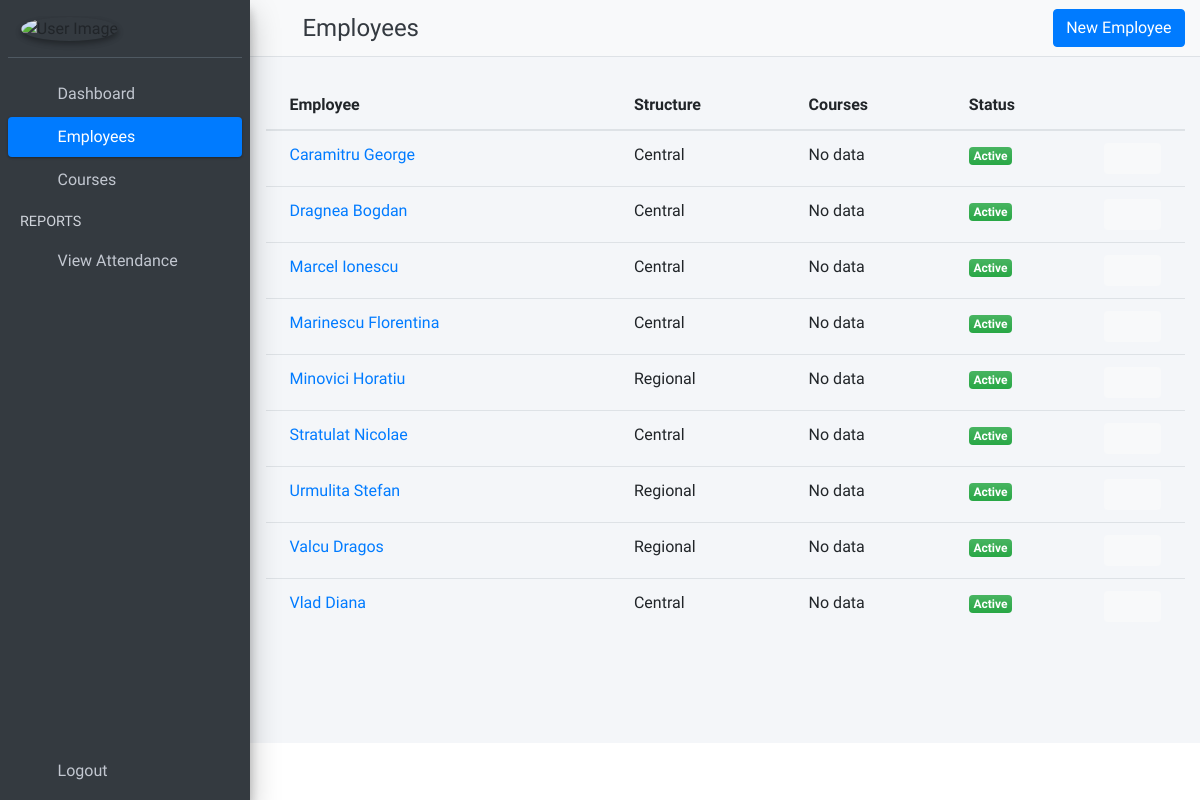
The page /employees on the database its author committed.
### CMS_app/models.py (models this page shows, shortened)
class Employee(models.Model):
    structure_options = [('Central', 'Central'), ('Regional', 'Regional')]
    id = models.AutoField(primary_key=True)
    first_name = models.CharField(max_length=64)
    last_name = models.CharField(max_length=64)
    email = models.EmailField(blank=True, max_length=128)
    structure = models.CharField(choices=structure_options, max_length=8)
    active = models.BooleanField(default=True)
    created_at = models.DateTimeField(auto_now_add=True)
    updated_at = models.DateTimeField(auto_now_add=True)
    objects = models.Manager()
    class Meta:
        ordering = ["last_name"]

### CMS_app/views.py (the view)
# urls.py: path('employees', views.EmployeesList.as_view(), name='list-of-employees'),
class EmployeesList(ListView):
    template_name = 'employee/list_of_employees.html'
    model = Employee
    context_object_name = 'all_employees'

### CMS_app/templates/employee/list_of_employees.html (shortened to what this page needs)
{% extends 'base.html' %}
{% load static %}
{% block page_title %}
    Employees
{% endblock page_title %}
{% block page_button %}
    <div class="col">
        <a class="btn btn-block btn-primary" data-toggle="modal" href="#addNewEmployee">New Employee</a>
    </div>
{% endblock page_button %}
{% block main_content %}
    <section class="content">
        <div class="container-fluid">
            <div class="row">
                <div class="col-md-12">
                    <br>
                    <div>
                        {% if all_employees %}
                            <div class="card-body table-responsive p-0">
                                <table class="table table-hover text-nowrap">
                                    <thead>
                                    <tr>
                                        <th scope="col">Employee</th>
                                        <th scope="col">Structure</th>
                                        <th scope="col">Courses</th>
                                        <th scope="col">Status</th>
                                        <th scope="col"></th>
                                    </tr>
                                    </thead>
                                    <tbody>
                                    {% for employee in all_employees %}
                                        <tr>
                                            <td>
                                                <a href="{% url 'view-employee' employee.id %}">
                                                    {{ employee.last_name }} {{ employee.first_name }}
                                                </a>
                                            </td>
                                            <td>{{ employee.structure }}</td>
                                            <td>No data</td>
                                            <td>{% if employee.active is True %}
                                                <span class="badge bg-gradient-success">Active</span>
                                            {% elif employee.active is False %}
                                                <span class="badge bg-gradient-gray">Inactive</span>
                                            {% endif %}
                                            </td>
                                            <td width="80">
                                                <div class="btn-group">
                                                    <button type="button" class="btn btn-light btn-sm">
                                                        <i class="fas fa-pen"></i>
                                                    </button>
                                                    <button type="button" class="btn btn-light btn-sm"
                                                            data-toggle="modal"
                                                            data-target="#employee_{{ employee.id }}">
                                                        <i class="fas fa-trash"></i>
                                                    </button>
                                                </div>
                                            </td>
                                        </tr>
                                    {% endfor %}
                                    </tbody>
                                </table>
                            </div>
                        {% endif %}
                    </div>
                </div>
            </div>
        </div>
    </section>
{% endblock main_content %}

### rows shown on the page
Employee: last_name "Caramitru", first_name "George", structure "Central", active "Active"
Employee: last_name "Dragnea", first_name "Bogdan", structure "Central", active "Active"
Employee: last_name "Marcel", first_name "Ionescu", structure "Central", active "Active"
Employee: last_name "Marinescu", first_name "Florentina", structure "Central", active "Active"
Employee: last_name "Minovici", first_name "Horatiu", structure "Regional", active "Active"
Employee: last_name "Stratulat", first_name "Nicolae", structure "Central", active "Active"
Employee: last_name "Urmulita", first_name "Stefan", structure "Regional", active "Active"
Employee: last_name "Valcu", first_name "Dragos", structure "Regional", active "Active"
Employee: last_name "Vlad", first_name "Diana", structure "Central", active "Active"
